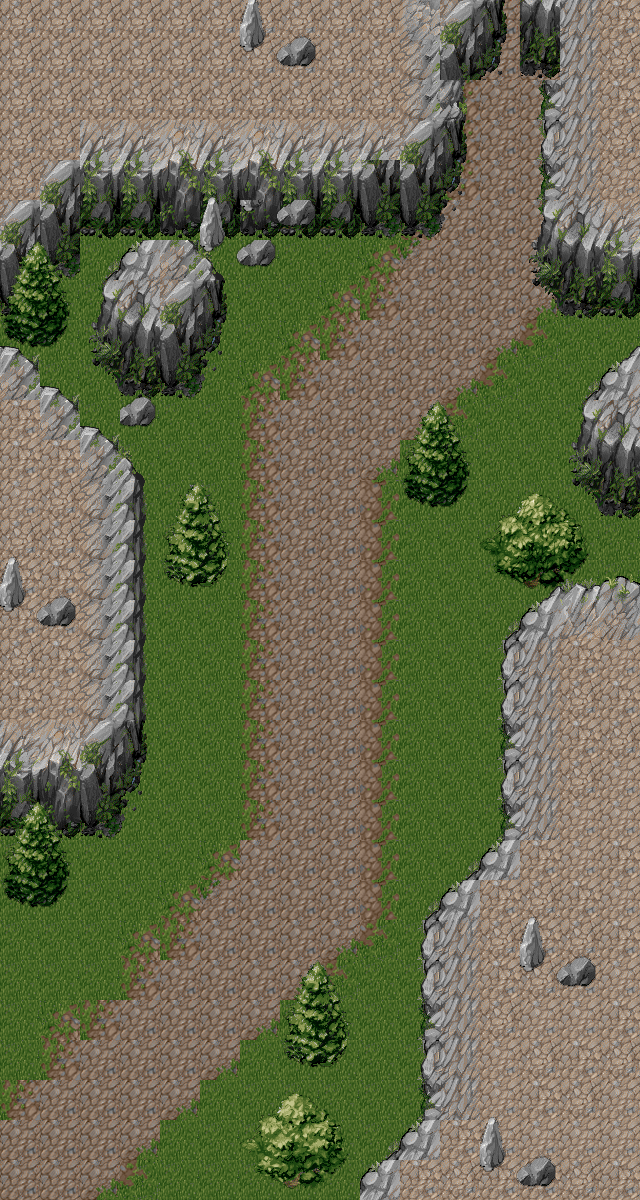

Tiled map render using the project's own tile images. Description and the map definition, with tile-layer contents summarised, below:
An orthogonal 16x30 tile map with 40x40 px tiles, 3 tile layers (Tile Layer 1, Tile Layer 2, Tile Layer 3), 3 tilesets and 28 objects (mainPlayer, treasureEntity, holeEntity).

<map version="1.0" orientation="orthogonal" renderorder="right-down" width="16" height="30" tilewidth="40" tileheight="40">
 <tileset firstgid="1" name="greenland" tilewidth="40" tileheight="40">
  <image source="../img/greenland.png" width="640" height="480" />
 </tileset>
 <tileset firstgid="193" name="CLIFFVEG" tilewidth="40" tileheight="40">
  <image source="../img/CLIFFVEG.png" width="640" height="480" />
 </tileset>
 <tileset firstgid="385" name="trees" tilewidth="40" tileheight="40">
  <image source="../img/trees.png" width="598" height="456" />
 </tileset>
 <layer name="Tile Layer 1" width="16" height="30">
  <data>[480 cells, 480 non-empty, 8 distinct tile ids]</data>
 </layer>
 <objectgroup color="#ff0000" name="collision">
  <object x="2" y="466" width="140" height="322" />
  <object x="515" y="640" width="125" height="573" />
  <object x="479" y="881" width="35" height="322" />
  <object x="440" y="920" width="38" height="282" />
  <object x="399" y="1161" width="38" height="49" />
  <object x="290" y="1040" width="50" height="32">
   <ellipse />
  </object>
  <object x="4" y="793" width="61" height="110" />
  <object x="166" y="554" width="58" height="35" />
  <object x="408" y="476" width="56" height="30" />
  <object x="550.333" y="559.333" width="31" height="33.6667" rotation="90" />
  <object x="1" y="907" width="9" height="308" />
  <object x="2" y="1190" width="395" height="15" />
  <object x="275" y="1162" width="42" height="26" />
  <object x="582" y="400" width="55" height="112" />
  <object x="13.3333" y="778.667" width="105.333" height="58.6667" />
  <object x="542" y="79" width="99" height="236" />
  <object x="3" y="5" width="638" height="71" />
  <object x="3" y="84" width="436" height="155" />
  <object x="427" y="42" width="38" height="149" />
  <object x="63" y="251" width="96" height="174" />
  <object x="27" y="425" width="91" height="46" />
  <object x="134" y="216" width="66" height="184" />
  <object x="173" y="167" width="52" height="184" />
  <object x="216" y="219" width="63" height="55" />
  <object x="636" y="320" width="1" height="270" />
 </objectgroup>
 <objectgroup color="#aaff7f" name="entities">
  <object name="mainPlayer" x="80" y="1080" width="40" height="40">
   <properties>
    <property name="spritewidth" value="40" />
   </properties>
  </object>
  <object name="treasureEntity" x="480" y="80" width="40" height="40">
   <properties>
    <property name="spritewidth" value="40" />
   </properties>
  </object>
  <object name="holeEntity" x="480" y="120" width="40" height="40" />
 </objectgroup>
 <layer name="Tile Layer 2" width="16" height="30">
  <data>[480 cells, 276 non-empty, 56 distinct tile ids]</data>
 </layer>
 <layer name="Tile Layer 3" width="16" height="30">
  <data>[480 cells, 67 non-empty, 29 distinct tile ids]</data>
 </layer>
</map>